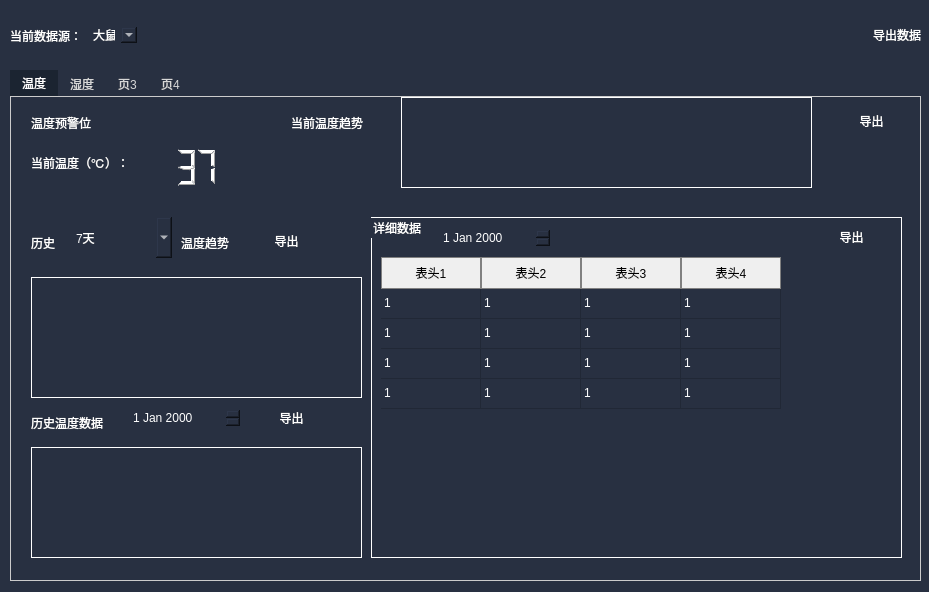
<?xml version="1.0" encoding="UTF-8"?>
<ui version="4.0">
 <class>tab2_frame</class>
 <widget class="QWidget" name="tab2_frame">
  <property name="geometry">
   <rect>
    <x>0</x>
    <y>0</y>
    <width>929</width>
    <height>592</height>
   </rect>
  </property>
  <property name="windowTitle">
   <string>Form</string>
  </property>
  <property name="styleSheet">
   <string notr="true">*{
border:none;
}
QWidget{

	background:rgb(40, 48,65);
color:white;
}
QGraphicsView{
border:1px solid white;
}</string>
  </property>
  <widget class="QWidget" name="tab2" native="true">
   <property name="geometry">
    <rect>
     <x>0</x>
     <y>0</y>
     <width>929</width>
     <height>592</height>
    </rect>
   </property>
   <widget class="QWidget" name="horizontalLayoutWidget">
    <property name="geometry">
     <rect>
      <x>10</x>
      <y>10</y>
      <width>911</width>
      <height>51</height>
     </rect>
    </property>
    <layout class="QHBoxLayout" name="top_layout">
     <item>
      <widget class="QLabel" name="label_3">
       <property name="text">
        <string>当前数据源：</string>
       </property>
      </widget>
     </item>
     <item>
      <widget class="QComboBox" name="comboBox">
       <item>
        <property name="text">
         <string>大鼠1</string>
        </property>
       </item>
      </widget>
     </item>
     <item>
      <spacer name="horizontalSpacer">
       <property name="orientation">
        <enum>Qt::Horizontal</enum>
       </property>
       <property name="sizeHint" stdset="0">
        <size>
         <width>40</width>
         <height>20</height>
        </size>
       </property>
      </spacer>
     </item>
     <item>
      <widget class="QPushButton" name="pushButton">
       <property name="text">
        <string>导出数据</string>
       </property>
       <property name="icon">
        <iconset resource="resource/mainPage.qrc">
         <normaloff>:/icon/export_white.svg</normaloff>:/icon/export_white.svg</iconset>
       </property>
      </widget>
     </item>
    </layout>
   </widget>
   <widget class="QWidget" name="horizontalLayoutWidget_2">
    <property name="geometry">
     <rect>
      <x>10</x>
      <y>70</y>
      <width>911</width>
      <height>511</height>
     </rect>
    </property>
    <layout class="QHBoxLayout" name="content_layout">
     <property name="rightMargin">
      <number>0</number>
     </property>
     <item>
      <layout class="QVBoxLayout" name="content_layout_son">
       <item>
        <widget class="QTabWidget" name="tabWidget">
         <property name="styleSheet">
          <string notr="true">QTabWidget::pane{
border:1 solid #ccc;

}
   QTabBar::tab {

	background:rgb(40, 48,65);
       color: rgb(215,215,215);
    }
   
   QTabBar::tab:selected {
      background:rgb(27,36,49);
               color: white;
    }</string>
         </property>
         <property name="currentIndex">
          <number>0</number>
         </property>
         <widget class="QWidget" name="tab_1">
          <attribute name="title">
           <string>温度</string>
          </attribute>
          <widget class="QWidget" name="verticalLayoutWidget_4">
           <property name="geometry">
            <rect>
             <x>0</x>
             <y>0</y>
             <width>901</width>
             <height>611</height>
            </rect>
           </property>
           <layout class="QVBoxLayout" name="tab_1_layout">
            <item>
             <widget class="QScrollArea" name="tab_1_layout_scroll">
              <property name="widgetResizable">
               <bool>true</bool>
              </property>
              <widget class="QWidget" name="tab_1_layout_scroll_content">
               <property name="geometry">
                <rect>
                 <x>0</x>
                 <y>0</y>
                 <width>899</width>
                 <height>609</height>
                </rect>
               </property>
               <widget class="QLabel" name="nowdata_label">
                <property name="geometry">
                 <rect>
                  <x>20</x>
                  <y>50</y>
                  <width>121</width>
                  <height>31</height>
                 </rect>
                </property>
                <property name="text">
                 <string>当前温度（℃）：</string>
                </property>
               </widget>
               <widget class="QLCDNumber" name="nowdata_lcdnumber">
                <property name="geometry">
                 <rect>
                  <x>130</x>
                  <y>50</y>
                  <width>91</width>
                  <height>41</height>
                 </rect>
                </property>
                <property name="digitCount">
                 <number>3</number>
                </property>
                <property name="value" stdset="0">
                 <double>37.000000000000000</double>
                </property>
               </widget>
               <widget class="QLabel" name="nowdata_trend_label">
                <property name="geometry">
                 <rect>
                  <x>280</x>
                  <y>10</y>
                  <width>81</width>
                  <height>31</height>
                 </rect>
                </property>
                <property name="text">
                 <string>当前温度趋势</string>
                </property>
               </widget>
               <widget class="QGraphicsView" name="nowdata_trend_charts">
                <property name="geometry">
                 <rect>
                  <x>390</x>
                  <y>0</y>
                  <width>411</width>
                  <height>91</height>
                 </rect>
                </property>
                <property name="styleSheet">
                 <string notr="true">border-radius:0px;</string>
                </property>
               </widget>
               <widget class="QPushButton" name="alldata_export">
                <property name="geometry">
                 <rect>
                  <x>830</x>
                  <y>10</y>
                  <width>61</width>
                  <height>28</height>
                 </rect>
                </property>
                <property name="text">
                 <string>导出</string>
                </property>
                <property name="icon">
                 <iconset resource="resource/mainPage.qrc">
                  <normaloff>:/icon/export_white.svg</normaloff>:/icon/export_white.svg</iconset>
                </property>
               </widget>
               <widget class="QLabel" name="history_label1">
                <property name="geometry">
                 <rect>
                  <x>20</x>
                  <y>130</y>
                  <width>31</width>
                  <height>31</height>
                 </rect>
                </property>
                <property name="text">
                 <string>历史</string>
                </property>
               </widget>
               <widget class="QLabel" name="history_label2">
                <property name="geometry">
                 <rect>
                  <x>170</x>
                  <y>130</y>
                  <width>51</width>
                  <height>31</height>
                 </rect>
                </property>
                <property name="text">
                 <string>温度趋势</string>
                </property>
               </widget>
               <widget class="QComboBox" name="history_combox">
                <property name="geometry">
                 <rect>
                  <x>60</x>
                  <y>120</y>
                  <width>101</width>
                  <height>41</height>
                 </rect>
                </property>
                <item>
                 <property name="text">
                  <string>7天</string>
                 </property>
                </item>
                <item>
                 <property name="text">
                  <string>3天</string>
                 </property>
                </item>
                <item>
                 <property name="text">
                  <string>1天</string>
                 </property>
                </item>
               </widget>
               <widget class="QPushButton" name="history_export">
                <property name="geometry">
                 <rect>
                  <x>230</x>
                  <y>130</y>
                  <width>91</width>
                  <height>28</height>
                 </rect>
                </property>
                <property name="text">
                 <string>导出</string>
                </property>
                <property name="icon">
                 <iconset resource="resource/mainPage.qrc">
                  <normaloff>:/icon/export_white.svg</normaloff>:/icon/export_white.svg</iconset>
                </property>
               </widget>
               <widget class="QGraphicsView" name="history_charts">
                <property name="geometry">
                 <rect>
                  <x>20</x>
                  <y>180</y>
                  <width>331</width>
                  <height>121</height>
                 </rect>
                </property>
                <property name="styleSheet">
                 <string notr="true">border-radius:0px</string>
                </property>
               </widget>
               <widget class="QLabel" name="history_detail_label">
                <property name="geometry">
                 <rect>
                  <x>20</x>
                  <y>310</y>
                  <width>91</width>
                  <height>31</height>
                 </rect>
                </property>
                <property name="text">
                 <string>历史温度数据</string>
                </property>
               </widget>
               <widget class="QDateEdit" name="history_detail_dateedit">
                <property name="geometry">
                 <rect>
                  <x>120</x>
                  <y>310</y>
                  <width>110</width>
                  <height>22</height>
                 </rect>
                </property>
               </widget>
               <widget class="QPushButton" name="history_detail_export">
                <property name="geometry">
                 <rect>
                  <x>250</x>
                  <y>310</y>
                  <width>61</width>
                  <height>21</height>
                 </rect>
                </property>
                <property name="text">
                 <string>导出</string>
                </property>
                <property name="icon">
                 <iconset resource="resource/mainPage.qrc">
                  <normaloff>:/icon/export_white.svg</normaloff>:/icon/export_white.svg</iconset>
                </property>
               </widget>
               <widget class="QGraphicsView" name="history_detail_charts">
                <property name="geometry">
                 <rect>
                  <x>20</x>
                  <y>350</y>
                  <width>331</width>
                  <height>111</height>
                 </rect>
                </property>
                <property name="styleSheet">
                 <string notr="true">border-radius:0px;</string>
                </property>
               </widget>
               <widget class="QLabel" name="data_alarm">
                <property name="geometry">
                 <rect>
                  <x>20</x>
                  <y>10</y>
                  <width>121</width>
                  <height>31</height>
                 </rect>
                </property>
                <property name="text">
                 <string>温度预警位</string>
                </property>
               </widget>
               <widget class="QGroupBox" name="detaildata_groupbox">
                <property name="geometry">
                 <rect>
                  <x>360</x>
                  <y>120</y>
                  <width>531</width>
                  <height>341</height>
                 </rect>
                </property>
                <property name="styleSheet">
                 <string notr="true">QGroupBox{
border:1px solid white
}
</string>
                </property>
                <property name="title">
                 <string>详细数据</string>
                </property>
                <property name="flat">
                 <bool>false</bool>
                </property>
                <widget class="QScrollArea" name="detaildata_scroll">
                 <property name="geometry">
                  <rect>
                   <x>10</x>
                   <y>30</y>
                   <width>511</width>
                   <height>301</height>
                  </rect>
                 </property>
                 <property name="widgetResizable">
                  <bool>true</bool>
                 </property>
                 <widget class="QWidget" name="detaildata_scroll_content">
                  <property name="geometry">
                   <rect>
                    <x>0</x>
                    <y>0</y>
                    <width>511</width>
                    <height>301</height>
                   </rect>
                  </property>
                  <widget class="QTableWidget" name="detaildata_table">
                   <property name="geometry">
                    <rect>
                     <x>0</x>
                     <y>10</y>
                     <width>511</width>
                     <height>301</height>
                    </rect>
                   </property>
                   <property name="styleSheet">
                    <string notr="true"> QHeaderView::section {
             
                color: black;                 /* 表头文字颜色 */
                padding: 4px;
                border: 1px solid gray;
  }
QTableView{
color:white;
}
</string>
                   </property>
                   <property name="selectionMode">
                    <enum>QAbstractItemView::MultiSelection</enum>
                   </property>
                   <property name="selectionBehavior">
                    <enum>QAbstractItemView::SelectRows</enum>
                   </property>
                   <property name="sortingEnabled">
                    <bool>true</bool>
                   </property>
                   <attribute name="horizontalHeaderVisible">
                    <bool>true</bool>
                   </attribute>
                   <attribute name="horizontalHeaderHighlightSections">
                    <bool>true</bool>
                   </attribute>
                   <attribute name="verticalHeaderVisible">
                    <bool>false</bool>
                   </attribute>
                   <row>
                    <property name="text">
                     <string/>
                    </property>
                   </row>
                   <row>
                    <property name="text">
                     <string/>
                    </property>
                   </row>
                   <row>
                    <property name="text">
                     <string/>
                    </property>
                   </row>
                   <row>
                    <property name="text">
                     <string/>
                    </property>
                   </row>
                   <column>
                    <property name="text">
                     <string>表头1</string>
                    </property>
                   </column>
                   <column>
                    <property name="text">
                     <string>表头2</string>
                    </property>
                   </column>
                   <column>
                    <property name="text">
                     <string>表头3</string>
                    </property>
                   </column>
                   <column>
                    <property name="text">
                     <string>表头4</string>
                    </property>
                   </column>
                   <item row="0" column="0">
                    <property name="text">
                     <string>1</string>
                    </property>
                   </item>
                   <item row="0" column="1">
                    <property name="text">
                     <string>1</string>
                    </property>
                   </item>
                   <item row="0" column="2">
                    <property name="text">
                     <string>1</string>
                    </property>
                   </item>
                   <item row="0" column="3">
                    <property name="text">
                     <string>1</string>
                    </property>
                   </item>
                   <item row="1" column="0">
                    <property name="text">
                     <string>1</string>
                    </property>
                   </item>
                   <item row="1" column="1">
                    <property name="text">
                     <string>1</string>
                    </property>
                   </item>
                   <item row="1" column="2">
                    <property name="text">
                     <string>1</string>
                    </property>
                   </item>
                   <item row="1" column="3">
                    <property name="text">
                     <string>1</string>
                    </property>
                   </item>
                   <item row="2" column="0">
                    <property name="text">
                     <string>1</string>
                    </property>
                   </item>
                   <item row="2" column="1">
                    <property name="text">
                     <string>1</string>
                    </property>
                   </item>
                   <item row="2" column="2">
                    <property name="text">
                     <string>1</string>
                    </property>
                   </item>
                   <item row="2" column="3">
                    <property name="text">
                     <string>1</string>
                    </property>
                   </item>
                   <item row="3" column="0">
                    <property name="text">
                     <string>1</string>
                    </property>
                   </item>
                   <item row="3" column="1">
                    <property name="text">
                     <string>1</string>
                    </property>
                   </item>
                   <item row="3" column="2">
                    <property name="text">
                     <string>1</string>
                    </property>
                   </item>
                   <item row="3" column="3">
                    <property name="text">
                     <string>1</string>
                    </property>
                   </item>
                  </widget>
                 </widget>
                </widget>
                <widget class="QDateEdit" name="detaildata_dateEdit">
                 <property name="geometry">
                  <rect>
                   <x>70</x>
                   <y>10</y>
                   <width>110</width>
                   <height>22</height>
                  </rect>
                 </property>
                </widget>
                <widget class="QPushButton" name="detaildata_export">
                 <property name="geometry">
                  <rect>
                   <x>450</x>
                   <y>10</y>
                   <width>61</width>
                   <height>20</height>
                  </rect>
                 </property>
                 <property name="text">
                  <string>导出</string>
                 </property>
                 <property name="icon">
                  <iconset resource="resource/mainPage.qrc">
                   <normaloff>:/icon/export_white.svg</normaloff>:/icon/export_white.svg</iconset>
                 </property>
                </widget>
               </widget>
              </widget>
             </widget>
            </item>
           </layout>
          </widget>
         </widget>
         <widget class="QWidget" name="tab_2">
          <attribute name="title">
           <string>湿度</string>
          </attribute>
         </widget>
         <widget class="QWidget" name="tab_3">
          <attribute name="title">
           <string>页3</string>
          </attribute>
         </widget>
         <widget class="QWidget" name="tab_4">
          <attribute name="title">
           <string>页4</string>
          </attribute>
         </widget>
        </widget>
       </item>
      </layout>
     </item>
    </layout>
   </widget>
  </widget>
 </widget>
 <resources>
  <include location="resource/mainPage.qrc"/>
 </resources>
 <connections/>
</ui>
